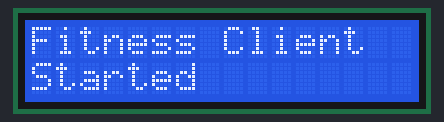
Recording of a sketch running on a simulated Arduino Uno, built with avr-gcc and run on an emulated ATmega328P. Shown: 16×2 character LCD. WiFi joins after 1.5 s; servers stay silent unless stated; uploads are accepted with an empty reply; random numbers use the default seed unless the sketch sets one; what the sketch prints to the serial monitor is not drawn.

Above: at 1.6 s.
At 3.3 s:
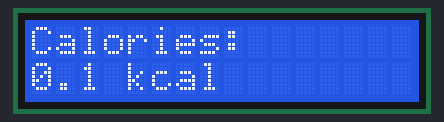
At 9.3 s:
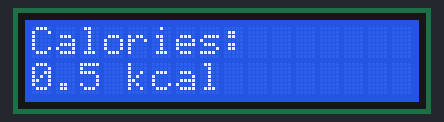
At 18.3 s:
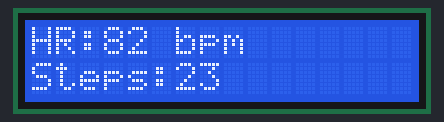
At 27.3 s:
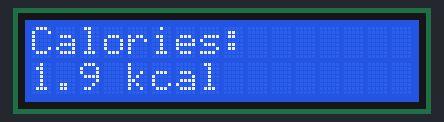
At 36.3 s:
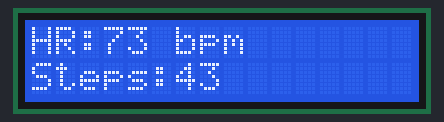

Measured:
- what the display in image 0 shows lasts 1.5 s, from 1.6 s to 3.1 s
- what the display in image 1 shows lasts 3.0 s, from 3.3 s to 6.3 s

The sketch:

main.ino
```cpp
#include <LiquidCrystal.h>
#include <WiFi.h>
#include <HTTPClient.h>

/* ================= LCD ================= */
// RS, E, D4, D5, D6, D7
LiquidCrystal lcd(8, 9, 10, 11, 12, 13);

/* ================= WIFI ================= */
const char* ssid = "Wokwi-GUEST";
const char* password = "";
const char* serverUrl = "http://host.wokwi.internal:5000/api/iot/data";

/* ================= TIME ================= */
unsigned long lastUpdate = 0;
unsigned long lastScreenSwitch = 0;
const unsigned long UPDATE_INTERVAL = 1000;
const unsigned long SCREEN_INTERVAL = 3000;

/* ================= DATA ================= */
float rawHeartRate = 72.0;
float avgHeartRate = 72.0;
int steps = 0;
float calories = 0.0;

/* ================= UI ================= */
int screenIndex = 0;

/* ================= BUSINESS LOGIC ================= */

float smoothHeartRate(float current) {
  const float alpha = 0.2;
  avgHeartRate = alpha * current + (1 - alpha) * avgHeartRate;
  return avgHeartRate;
}

void updateStepsAndCalories() {
  int newSteps = random(0, 4);
  steps += newSteps;

  float caloriesPerStep = 0.04 + (avgHeartRate - 60) * 0.001;
  calories += newSteps * caloriesPerStep;
}

void updateData() {
  rawHeartRate = random(60, 95);
  smoothHeartRate(rawHeartRate);
  updateStepsAndCalories();
}

/* ================= SERVER COMMUNICATION ================= */

void sendDataToServer() {
  if (WiFi.status() != WL_CONNECTED) return;

  HTTPClient http;
  http.begin(serverUrl);
  http.addHeader("Content-Type", "application/json");

  String body =
    "{\"heartRate\":" + String(avgHeartRate, 1) +
    ",\"steps\":" + String(steps) +
    ",\"calories\":" + String(calories, 1) + "}";

  int code = http.POST(body);

  Serial.print("POST status: ");
  Serial.println(code);
  Serial.println(body);

  http.end();
}

/* ================= DISPLAY ================= */

void renderScreen() {
  lcd.clear();

  if (screenIndex == 0) {
    lcd.setCursor(0, 0);
    lcd.print("HR:");
    lcd.print((int)avgHeartRate);
    lcd.print(" bpm");

    lcd.setCursor(0, 1);
    lcd.print("Steps:");
    lcd.print(steps);
  }

  if (screenIndex == 1) {
    lcd.setCursor(0, 0);
    lcd.print("Calories:");

    lcd.setCursor(0, 1);
    lcd.print(calories, 1);
    lcd.print(" kcal");
  }
}

/* ================= SETUP ================= */

void setup() {
  Serial.begin(115200);

  lcd.begin(16, 2);
  lcd.print("Connecting WiFi");

  WiFi.begin(ssid, password);
  while (WiFi.status() != WL_CONNECTED) {
    delay(300);
    Serial.print(".");
  }

  lcd.clear();
  lcd.print("Fitness Client");
  lcd.setCursor(0, 1);
  lcd.print("Started");
  delay(1500);

  renderScreen();
}

/* ================= LOOP ================= */

void loop() {
  unsigned long now = millis();

  if (now - lastUpdate >= UPDATE_INTERVAL) {
    lastUpdate = now;
    updateData();
    sendDataToServer();
  }

  if (now - lastScreenSwitch >= SCREEN_INTERVAL) {
    lastScreenSwitch = now;
    screenIndex = (screenIndex + 1) % 2;
    renderScreen();
  }
}
```
